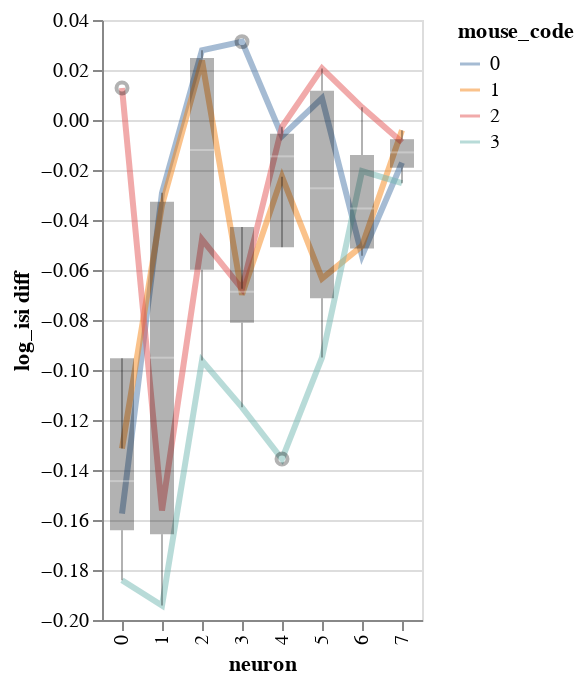

Notebook code for this chart:
### Code cell
import altair as alt
from bayes_window import visualization,utils
from importlib import reload
reload(visualization)
reload(utils)
y='log_isi'
df['neuron']=df['neuron'].astype(int)
ddf, dy = utils.make_fold_change(df,
                         y=y,
                         index_cols=('stim', 'mouse_code', 'neuron'),
                         condition_name='stim',
                         do_take_mean=True)

visualization.plot_data(ddf, x='neuron',y=dy, color='mouse_code',add_box=True, )

### Figure 1 — Vega-Lite specification as saved in the notebook (floating-point values rounded to 4 significant figures)
{"config": {"view": {"continuousWidth": 400, "continuousHeight": 300}}, "layer": [{"mark": {"type": "line", "fill": null, "opacity": 0.5, "size": 3}, "encoding": {"color": {"type": "nominal", "field": "mouse_code"}, "x": {"type": "ordinal", "field": "neuron"}, "y": {"type": "quantitative", "field": "log_isi diff"}}}, {"mark": {"type": "boxplot", "color": "black", "opacity": 0.3, "size": 12}, "encoding": {"x": {"type": "ordinal", "field": "neuron"}, "y": {"type": "quantitative", "field": "log_isi diff"}}}], "data": {"name": "data-b72f8021a0916639de143d70c34fed15"}, "$schema": "https://vega.github.io/schema/vega-lite/v4.8.1.json", "datasets": {"data-b72f8021a0916639de143d70c34fed15": [{"neuron": 0, "mouse_code": 0, "i_trial": 0.0, "neuron_code": 0.0, "log_firing_rate": 0.4592, "Firing rate": 60.84, "firing_rate": 60.84, "i_spike": 14.75, "isi": -0.03143, "log_isi diff": -0.1575}, {"neuron": 1, "mouse_code": 0, "i_trial": 0.0, "neuron_code": 0.0, "log_firing_rate": -0.2591, "Firing rate": -55.75, "firing_rate": -55.75, "i_spike": 3.25, "isi": -0.004326, "log_isi diff": -0.02913}, {"neuron": 2, "mouse_code": 0, "i_trial": 0.0, "neuron_code": 0.0, "log_firing_rate": 0.2564, "Firing rate": 100.0, "firing_rate": 100.0, "i_spike": -3.5, "isi": 0.004483, "log_isi diff": 0.02789}, {"neuron": 3, "mouse_code": 0, "i_trial": 0.0, "neuron_code": 0.0, "log_firing_rate": -0.2232, "Firing rate": -62.48, "firing_rate": -62.48, "i_spike": -6.0, "isi": 0.0038, "log_isi diff": 0.03135}, {"neuron": 4, "mouse_code": 0, "i_trial": 0.0, "neuron_code": 0.0, "log_firing_rate": 0.2722, "Firing rate": 97.77, "firing_rate": 97.77, "i_spike": 1.0, "isi": -0.0008042, "log_isi diff": -0.006428}, {"neuron": 5, "mouse_code": 0, "i_trial": 0.0, "neuron_code": 0.0, "log_firing_rate": -0.09825, "Firing rate": -34.19, "firing_rate": -34.19, "i_spike": -2.25, "isi": 0.0005722, "log_isi diff": 0.008761}, {"neuron": 6, "mouse_code": 0, "i_trial": 0.0, "neuron_code": 0.0, "log_firing_rate": -0.0368, "Firing rate": -15.85, "firing_rate": -15.85, "i_spike": 14.25, "isi": -0.003696, "log_isi diff": -0.05432}, {"neuron": 7, "mouse_code": 0, "i_trial": 0.0, "neuron_code": 0.0, "log_firing_rate": 0.03078, "Firing rate": 9.673, "firing_rate": 9.673, "i_spike": 6.5, "isi": -0.000877, "log_isi diff": -0.01705}, {"neuron": 0, "mouse_code": 1, "i_trial": 0.0, "neuron_code": 0.0, "log_firing_rate": 0.778, "Firing rate": 527.0, "firing_rate": 527.0, "i_spike": 10.75, "isi": -0.02555, "log_isi diff": -0.1314}, {"neuron": 1, "mouse_code": 1, "i_trial": 0.0, "neuron_code": 0.0, "log_firing_rate": 0.2907, "Firing rate": 229.4, "firing_rate": 229.4, "i_spike": 3.75, "isi": -0.005361, "log_isi diff": -0.03394}, {"neuron": 2, "mouse_code": 1, "i_trial": 0.0, "neuron_code": 0.0, "log_firing_rate": 0.01956, "Firing rate": 5.827, "firing_rate": 5.827, "i_spike": -3.0, "isi": 0.003487, "log_isi diff": 0.02379}, {"neuron": 3, "mouse_code": 1, "i_trial": 0.0, "neuron_code": 0.0, "log_firing_rate": -0.2532, "Firing rate": -96.29, "firing_rate": -96.29, "i_spike": 10.5, "isi": -0.008077, "log_isi diff": -0.06985}, {"neuron": 4, "mouse_code": 1, "i_trial": 0.0, "neuron_code": 0.0, "log_firing_rate": -0.4808, "Firing rate": -589.2, "firing_rate": -589.2, "i_spike": 3.5, "isi": -0.002031, "log_isi diff": -0.02265}, {"neuron": 5, "mouse_code": 1, "i_trial": 0.0, "neuron_code": 0.0, "log_firing_rate": 0.08173, "Firing rate": 27.78, "firing_rate": 27.78, "i_spike": 14.0, "isi": -0.005156, "log_isi diff": -0.06342}, {"neuron": 6, "mouse_code": 1, "i_trial": 0.0, "neuron_code": 0.0, "log_firing_rate": 0.4178, "Firing rate": 252.4, "firing_rate": 252.4, "i_spike": 13.5, "isi": -0.003408, "log_isi diff": -0.05037}, {"neuron": 7, "mouse_code": 1, "i_trial": 0.0, "neuron_code": 0.0, "log_firing_rate": 0.1451, "Firing rate": 138.5, "firing_rate": 138.5, "i_spike": 1.0, "isi": -0.0003131, "log_isi diff": -0.00409}, {"neuron": 0, "mouse_code": 2, "i_trial": 0.0, "neuron_code": 0.0, "log_firing_rate": -0.07206, "Firing rate": -102.0, "firing_rate": -102.0, "i_spike": 0.75, "isi": 0.001768, "log_isi diff": 0.01278}, {"neuron": 1, "mouse_code": 2, "i_trial": 0.0, "neuron_code": 0.0, "log_firing_rate": -0.03141, "Firing rate": -4.297, "firing_rate": -4.297, "i_spike": 20.0, "isi": -0.02157, "log_isi diff": -0.1562}, {"neuron": 2, "mouse_code": 2, "i_trial": 0.0, "neuron_code": 0.0, "log_firing_rate": -0.01151, "Firing rate": 1.463, "firing_rate": 1.463, "i_spike": 7.0, "isi": -0.006311, "log_isi diff": -0.04779}, {"neuron": 3, "mouse_code": 2, "i_trial": 0.0, "neuron_code": 0.0, "log_firing_rate": 0.2005, "Firing rate": 52.56, "firing_rate": 52.56, "i_spike": 10.5, "isi": -0.008072, "log_isi diff": -0.06754}, {"neuron": 4, "mouse_code": 2, "i_trial": 0.0, "neuron_code": 0.0, "log_firing_rate": -0.2034, "Firing rate": -83.22, "firing_rate": -83.22, "i_spike": 0.25, "isi": -0.0003616, "log_isi diff": -0.002704}, {"neuron": 5, "mouse_code": 2, "i_trial": 0.0, "neuron_code": 0.0, "log_firing_rate": 0.2767, "Firing rate": 178.4, "firing_rate": 178.4, "i_spike": -4.75, "isi": 0.001609, "log_isi diff": 0.02063}, {"neuron": 6, "mouse_code": 2, "i_trial": 0.0, "neuron_code": 0.0, "log_firing_rate": -0.06802, "Firing rate": -35.36, "firing_rate": -35.36, "i_spike": -0.75, "isi": 0.0004869, "log_isi diff": 0.005051}, {"neuron": 7, "mouse_code": 2, "i_trial": 0.0, "neuron_code": 0.0, "log_firing_rate": 0.03521, "Firing rate": 4.577, "firing_rate": 4.577, "i_spike": 3.0, "isi": -0.0005019, "log_isi diff": -0.008877}, {"neuron": 0, "mouse_code": 3, "i_trial": 0.0, "neuron_code": 0.0, "log_firing_rate": -0.04176, "Firing rate": -67.37, "firing_rate": -67.37, "i_spike": 17.5, "isi": -0.03538, "log_isi diff": -0.1841}, {"neuron": 1, "mouse_code": 3, "i_trial": 0.0, "neuron_code": 0.0, "log_firing_rate": 0.129, "Firing rate": 24.56, "firing_rate": 24.56, "i_spike": 21.75, "isi": -0.03206, "log_isi diff": -0.1942}, {"neuron": 2, "mouse_code": 3, "i_trial": 0.0, "neuron_code": 0.0, "log_firing_rate": 0.03362, "Firing rate": 12.29, "firing_rate": 12.29, "i_spike": 12.0, "isi": -0.01429, "log_isi diff": -0.09622}, {"neuron": 3, "mouse_code": 3, "i_trial": 0.0, "neuron_code": 0.0, "log_firing_rate": 0.1532, "Firing rate": 71.62, "firing_rate": 71.62, "i_spike": 17.25, "isi": -0.01272, "log_isi diff": -0.1149}, {"neuron": 4, "mouse_code": 3, "i_trial": 0.0, "neuron_code": 0.0, "log_firing_rate": 0.5588, "Firing rate": 206.0, "firing_rate": 206.0, "i_spike": 25.75, "isi": -0.01312, "log_isi diff": -0.1356}, {"neuron": 5, "mouse_code": 3, "i_trial": 0.0, "neuron_code": 0.0, "log_firing_rate": 0.02108, "Firing rate": 9.204, "firing_rate": 9.204, "i_spike": 22.0, "isi": -0.007563, "log_isi diff": -0.09503}, {"neuron": 6, "mouse_code": 3, "i_trial": 0.0, "neuron_code": 0.0, "log_firing_rate": 0.08844, "Firing rate": 31.46, "firing_rate": 31.46, "i_spike": 6.75, "isi": -0.001237, "log_isi diff": -0.0204}, {"neuron": 7, "mouse_code": 3, "i_trial": 0.0, "neuron_code": 0.0, "log_firing_rate": -0.01239, "Firing rate": -59.0, "firing_rate": -59.0, "i_spike": 9.5, "isi": -0.001335, "log_isi diff": -0.02526}]}}
